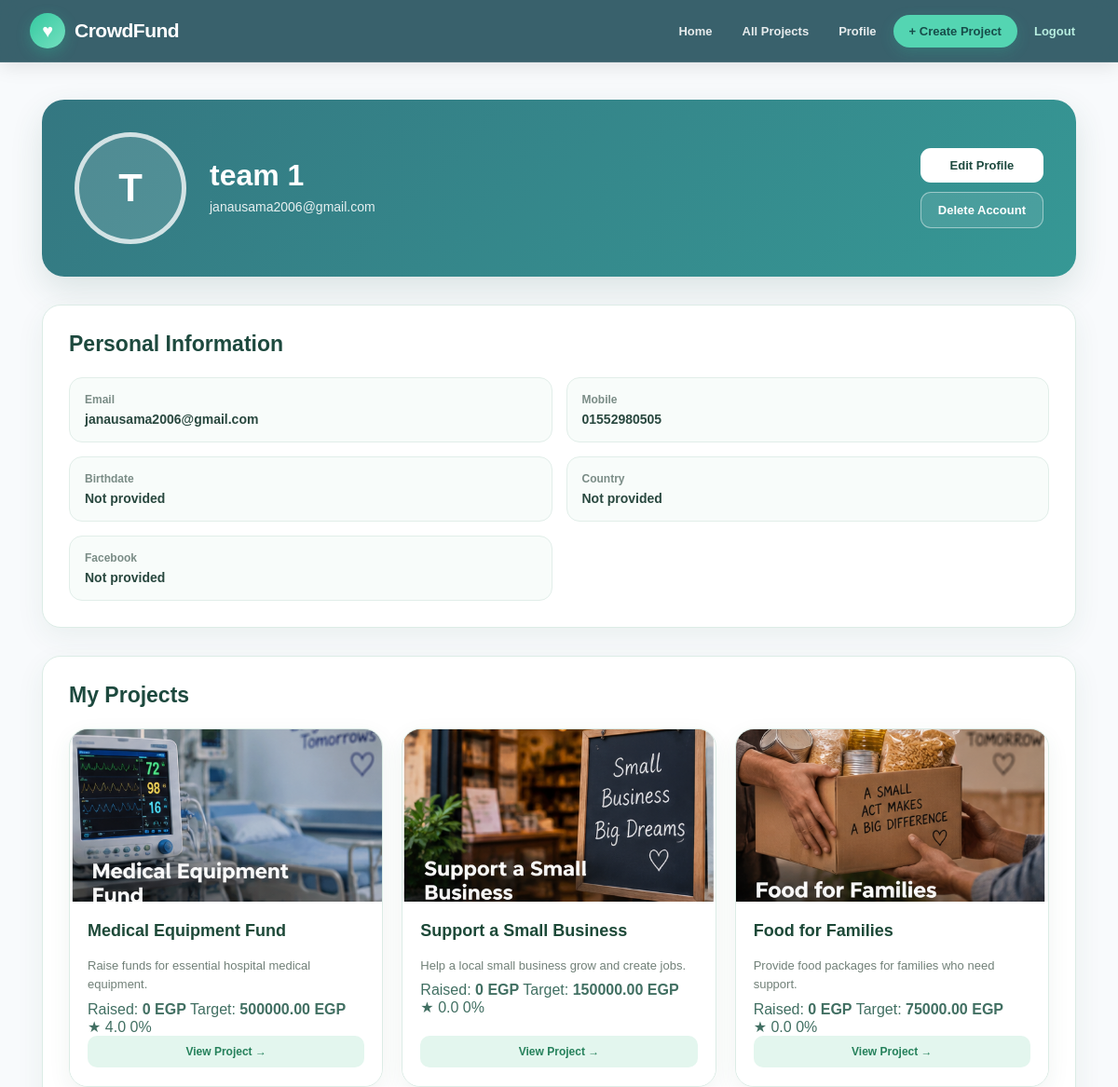
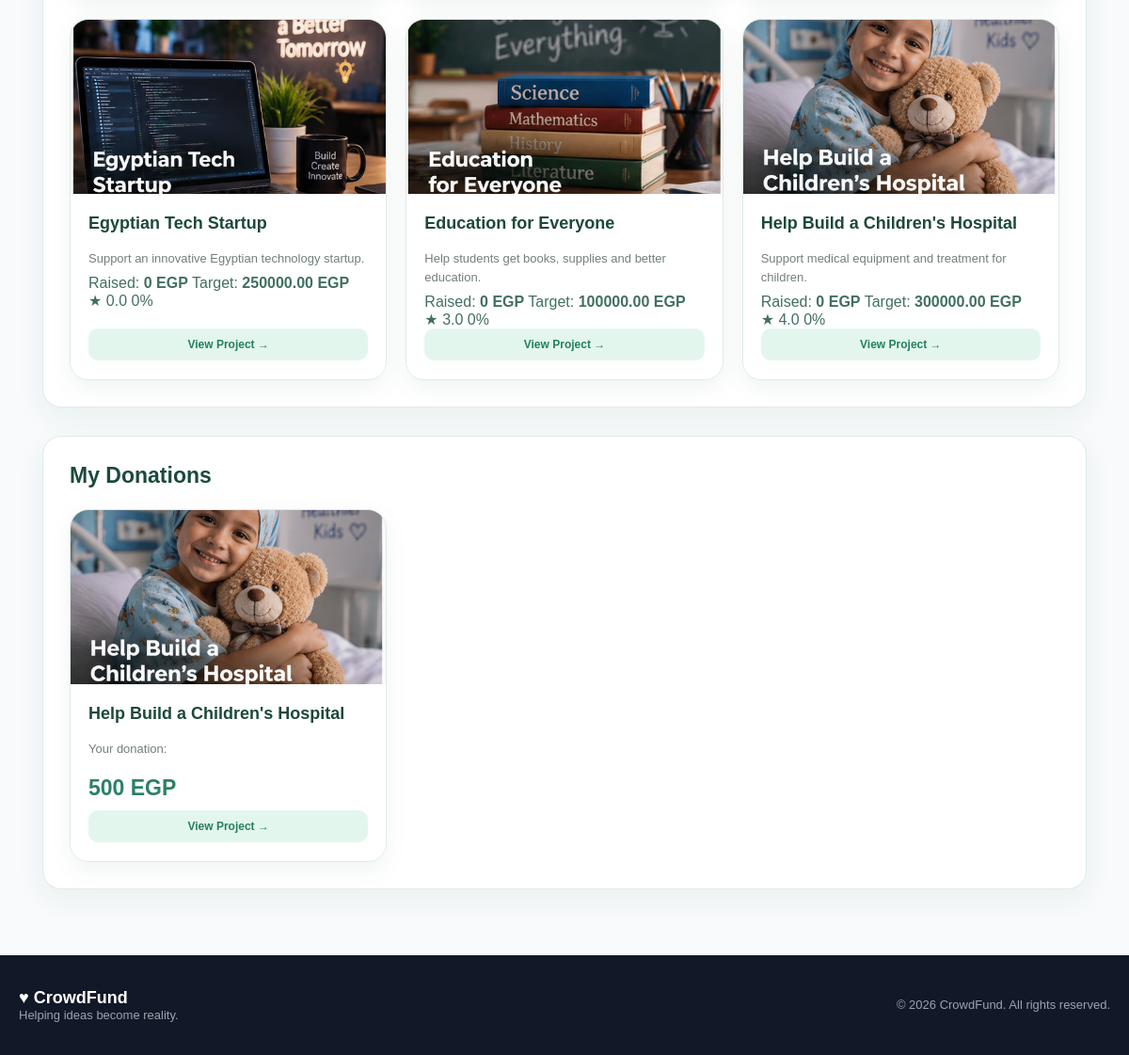
/profile/ (signed in), run on the app's committed database (2 pictures, top to bottom).
### accounts/models.py (models this page shows, shortened)
class User(AbstractBaseUser, PermissionsMixin):
    email = models.EmailField(unique=True)
    first_name = models.CharField(max_length=100)
    last_name = models.CharField(max_length=100)
    mobile = models.CharField(max_length=20)
    profile_picture = models.ImageField(upload_to="profiles/", blank=True, null=True)
    birthdate = models.DateField(blank=True, null=True)
    facebook_profile = models.URLField(blank=True)
    country = models.CharField(max_length=100, blank=True)
    is_active = models.BooleanField(default=False)
    is_staff = models.BooleanField(default=False)
    date_joined = models.DateTimeField(auto_now_add=True)
    objects = UserManager()
    USERNAME_FIELD = "email"
    REQUIRED_FIELDS = ["first_name", "last_name", "mobile"]

### projects/models.py (models this page shows, shortened)
class Project(models.Model):
    creator = models.ForeignKey(
        settings.AUTH_USER_MODEL,
        on_delete=models.CASCADE,
        related_name="projects"
    )
    title = models.CharField(max_length=200)
    details = models.TextField()
    category = models.ForeignKey(
        Category,
        on_delete=models.PROTECT,
        related_name="projects"
    )
    target = models.DecimalField(
        max_digits=12,
        decimal_places=2
    )
    tags = models.ManyToManyField(
        Tag,
        related_name="projects",
        blank=True
    )
    start_time = models.DateTimeField()
    end_time = models.DateTimeField()
    created_at = models.DateTimeField(auto_now_add=True)
    is_cancelled = models.BooleanField(default=False)
    featured = models.BooleanField(default=False)
    @property
    def rating(self):
        return self.ratings.aggregate(
            avg=Avg("value")
        )["avg"] or 0

class ProjectImage(models.Model):
    project = models.ForeignKey(
        Project,
        on_delete=models.CASCADE,
        related_name="images"
    )
    image = models.ImageField(
        upload_to="projects/"
    )

class Donation(models.Model):
    project = models.ForeignKey(
        Project,
        on_delete=models.CASCADE,
        related_name="donations"
    )
    donor = models.ForeignKey(
        settings.AUTH_USER_MODEL,
        on_delete=models.CASCADE,
        related_name="donations"
    )
    amount = models.DecimalField(
        max_digits=12,
        decimal_places=2
    )
    created_at = models.DateTimeField(
        auto_now_add=True
    )

### accounts/views.py (the view)
# urls.py: path("profile/", views.profile_view, name="profile"),
@login_required
def profile_view(request):
    my_projects = (
        request.user.projects
        .all()
        .order_by("-created_at")
    )
    my_donations = (
        Donation.objects
        .filter(donor=request.user)
        .select_related("project")
        .order_by("-created_at")
    )
    return render(
        request,
        "accounts/profile.html",
        {
            "user_obj": request.user,
            "my_projects": my_projects,
            "my_donations": my_donations,
        }
    )

### templates/accounts/profile.html (shortened to what this page needs)
{% extends "base.html" %}
{% block content %}
<div class="profile-page">
    <div class="profile-header">
        {% if user_obj.profile_picture %}
            <img
                class="profile-picture"
                src="{{ user_obj.profile_picture.url }}"
                alt="Profile Picture">
        {% else %}
            <div class="profile-placeholder">
                {{ user_obj.first_name|first|upper }}
            </div>
        {% endif %}
        <div>
            <h1>
                {{ user_obj.first_name }}
                {{ user_obj.last_name }}
            </h1>
            <p>{{ user_obj.email }}</p>
        </div>
        <div class="profile-actions">
            <a href="{% url 'profile_edit' %}" class="profile-btn edit-btn">
                Edit Profile
            </a>
            <a href="{% url 'delete_account' %}" class="profile-btn delete-btn">
                Delete Account
            </a>
        </div>
    </div>
    <div class="info-card">
        <h2 class="section-title">
            Personal Information
        </h2>
        <div class="info-grid">
            <div class="info-item">
                <div class="info-label">Email</div>
                <div class="info-value">
                    {{ user_obj.email }}
                </div>
            </div>
            <div class="info-item">
                <div class="info-label">Mobile</div>
                <div class="info-value">
                    {{ user_obj.mobile|default:"Not provided" }}
                </div>
            </div>
            <div class="info-item">
                <div class="info-label">Birthdate</div>
                <div class="info-value">
                    {{ user_obj.birthdate|default:"Not provided" }}
                </div>
            </div>
            <div class="info-item">
                <div class="info-label">Country</div>
                <div class="info-value">
                    {{ user_obj.country|default:"Not provided" }}
                </div>
            </div>
            <div class="info-item">
                <div class="info-label">Facebook</div>
                <div class="info-value">
                    {{ user_obj.facebook_profile|default:"Not provided" }}
                </div>
            </div>
        </div>
    </div>
    <div class="info-card">
        <h2 class="section-title">
            My Projects
        </h2>
        <div class="cards-grid">
          {% for project in my_projects %}
    <div class="project-card">
        {% with first_image=project.images.first %}
            {% if first_image %}
                <img
                    src="{{ first_image.image.url }}"
                    class="project-image"
                    alt="{{ project.title }}">
            {% else %}
                <div class="no-image">
                    CrowdFunding
                </div>
            {% endif %}
        {% endwith %}
        <div class="card-content">
            <h3>{{ project.title }}</h3>
            <p>
                {{ project.details|truncatechars:90 }}
            </p>
            <div class="donation-info">
                <span>
                    Raised:
                    <strong>
                        {{ project.total_donations|default:0 }} EGP
                    </strong>
                </span>
                <span>
                    Target:
                    <strong>
                        {{ project.target }} EGP
                    </strong>
                </span>
            </div>
            <div class="card-bottom">
                <span class="rating">
                    ★ {{ project.rating|default:0|floatformat:1 }}
                </span>
                <span class="progress-percent">
                    {{ project.progress|default:0|floatformat:0 }}%
                </span>
            </div>
            <a
                href="{% url 'project_detail' project.pk %}"
                class="view-link">
                View Project →
            </a>
        </div>
    </div>
{% empty %}
    <div class="empty-box">
        You haven't created any projects yet.
    </div>
{% endfor %}
        </div>
    </div>
    <div class="info-card">
        <h2 class="section-title">
            My Donations
        </h2>
        <div class="cards-grid">
            {% for donation in my_donations %}
<div class="project-card">
    {% with first_image=donation.project.images.first %}
        {% if first_image %}
            <img
                src="{{ first_image.image.url }}"
                class="project-image"
                alt="{{ donation.project.title }}">
        {% else %}
            <div class="no-image">
                CrowdFunding
            </div>
        {% endif %}
    {% endwith %}
    <div class="card-content">
        <h3>
            {{ donation.project.title }}
        </h3>
        <p>
            Your donation:
        </p>
        <div class="donation-amount">
            {{ donation.amount|floatformat:0 }} EGP
        </div>
        <a
            href="{% url 'project_detail' donation.project.pk %}"
            class="view-link">
            View Project →
        </a>
    </div>
</div>
{% empty %}
<div class="empty-box">
    You haven't made any donations yet.
</div>
{% endfor %}
        </div>
    </div>
</div>
{% endblock %}

### templates/base.html (style rules this page uses)
* { box-sizing: border-box; margin: 0; padding: 0; }
html { scroll-behavior: smooth; }
body { font-family: Arial, Helvetica, sans-serif; background: #f8fafc; color: #1f2937; min-height: 100vh; }

### templates/accounts/profile.html (style rules this page uses)
* { box-sizing: border-box; }
.profile-page { max-width: 1150px; margin: 40px auto 70px; padding: 0 20px; font-family: Arial, sans-serif; color: #416f62; }
.profile-header { background: linear-gradient(135deg, #347781, #369895); border-radius: 24px; padding: 35px; color: white; display: flex; align-items: center; gap: 25px; box-shadow: 0 14px 35px rgba(39, 93, 75, 0.14); margin-bottom: 30px; }
.profile-picture, .profile-placeholder { width: 120px; height: 120px; flex-shrink: 0; border-radius: 50%; }
.profile-placeholder { background: rgba(255,255,255,0.14); border: 5px solid rgba(255,255,255,0.75); display: flex; align-items: center; justify-content: center; font-size: 42px; font-weight: bold; }
.profile-header h1 { margin: 0 0 7px; font-size: 32px; font-weight: 800; }
.profile-header p { margin: 5px 0; color: rgba(255,255,255,0.88); font-size: 14px; }
.profile-actions { margin-left: auto; display: flex; flex-direction: column; gap: 10px; }
.profile-btn { display: inline-block; min-width: 125px; padding: 11px 18px; border-radius: 11px; font-weight: 700; font-size: 13px; text-decoration: none; text-align: center; transition: 0.25s ease; }
.edit-btn { background: white; color: #1d493e; }
.delete-btn { background: rgba(255,255,255,0.10); border: 1px solid rgba(255,255,255,0.45); color: white; }
.info-card { background: white; border: 1px solid #dcece6; border-radius: 20px; padding: 28px; box-shadow: 0 10px 30px rgba(39, 93, 75, 0.07); margin-bottom: 30px; }
.section-title { margin: 0 0 22px; font-size: 23px; color: #1d493e; font-weight: 800; }
.info-grid { display: grid; grid-template-columns: repeat(2, 1fr); gap: 15px; }
.info-item { background: #f8fcfa; border: 1px solid #e1eee9; border-radius: 14px; padding: 16px; transition: 0.2s ease; }
.info-label { color: #7a8c86; font-size: 12px; margin-bottom: 6px; font-weight: 600; }
.info-value { color: #29483f; font-size: 14px; font-weight: 700; word-break: break-word; }
.cards-grid { display: grid; grid-template-columns: repeat(3, 1fr); gap: 20px; }
.project-card { overflow: hidden; background: #fff; border: 1px solid #dcece6; border-radius: 20px; box-shadow: 0 8px 24px rgba(39, 93, 75, 0.07); transition: transform 0.25s ease, box-shadow 0.25s ease; display: flex; flex-direction: column; }
.project-card .project-image, .project-card .no-image { width: 100%; height: 185px; display: block; }
.project-card .project-image { object-fit: cover; background: #dff3e9; transition: transform 0.35s ease; }
.project-card .card-content { padding: 19px 19px 20px; background: #fff; flex: 1; display: flex; flex-direction: column; }
.project-card .card-content h3 { margin: 0 0 9px; color: #1d4938; font-size: 18px; line-height: 1.35; font-weight: 800; }
.project-card .card-content p { margin: 7px 0; color: #718078; font-size: 13px; line-height: 1.55; }
.project-card .view-link { display: inline-flex; align-items: center; justify-content: center; margin-top: auto; padding: 10px 12px; border-radius: 10px; background: #e3f6ee; color: #25815b; text-decoration: none; font-size: 12px; font-weight: 800; transition: 0.22s ease; }
.donation-amount { color: #2c8068; font-size: 23px; font-weight: 800; margin: 10px 0; }

### data on the page
User: first_name|first "T", first_name "team", last_name "1", email "janausama2006@gmail.com", mobile "01552980505", birthdate "Not provided", country "Not provided", facebook_profile "Not provided"
Project: images.first.image (picture), title "Medical Equipment Fund", details "Raise funds for essential hospital medical equipment.", total_donations "0", target "500000.00", rating "4.0", progress "0"
Project: images.first.image (picture), title "Support a Small Business", details "Help a local small business grow and create jobs.", total_donations "0", target "150000.00", rating "0.0", progress "0"
Project: images.first.image (picture), title "Food for Families", details "Provide food packages for families who need support.", total_donations "0", target "75000.00", rating "0.0", progress "0"
Project: images.first.image (picture), title "Egyptian Tech Startup", details "Support an innovative Egyptian technology startup.", total_donations "0", target "250000.00", rating "0.0", progress "0"
Project: images.first.image (picture), title "Education for Everyone", details "Help students get books, supplies and better education.", total_donations "0", target "100000.00", rating "3.0", progress "0"
Project: images.first.image (picture), title "Help Build a Children's Hospital", details "Support medical equipment and treatment for children.", total_donations "0", target "300000.00", rating "4.0", progress "0"
Donation: project.images.first.image (picture), project "Help Build a Children's Hospital", amount "500"
